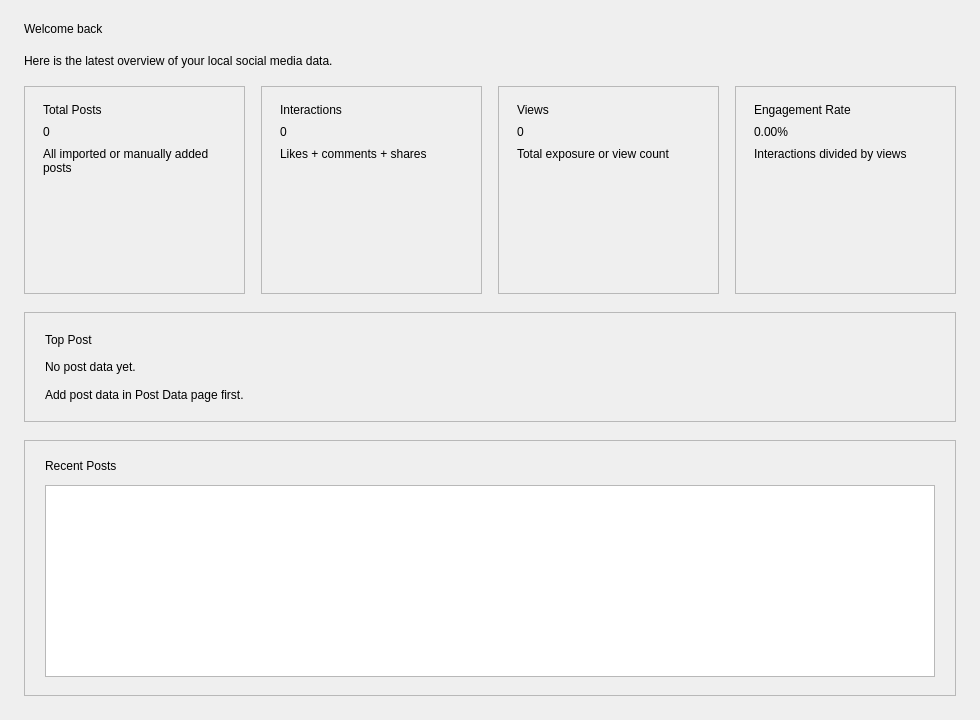
<?xml version="1.0" encoding="UTF-8"?>
<ui version="4.0">
 <class>DashboardPage</class>
 <widget class="QWidget" name="DashboardPage">
  <property name="geometry">
   <rect>
    <x>0</x>
    <y>0</y>
    <width>980</width>
    <height>720</height>
   </rect>
  </property>
  <property name="windowTitle">
   <string>Dashboard</string>
  </property>

  <layout class="QVBoxLayout" name="rootLayout">
   <property name="spacing">
    <number>18</number>
   </property>
   <property name="leftMargin">
    <number>24</number>
   </property>
   <property name="topMargin">
    <number>22</number>
   </property>
   <property name="rightMargin">
    <number>24</number>
   </property>
   <property name="bottomMargin">
    <number>24</number>
   </property>

   <item>
    <widget class="QLabel" name="welcomeLabel">
     <property name="text">
      <string>Welcome back</string>
     </property>
    </widget>
   </item>

   <item>
    <widget class="QLabel" name="subtitleLabel">
     <property name="text">
      <string>Here is the latest overview of your local social media data.</string>
     </property>
     <property name="wordWrap">
      <bool>true</bool>
     </property>
    </widget>
   </item>

   <item>
    <layout class="QGridLayout" name="summaryGrid">
     <property name="horizontalSpacing">
      <number>16</number>
     </property>
     <property name="verticalSpacing">
      <number>16</number>
     </property>

     <item row="0" column="0">
      <widget class="QFrame" name="totalPostsCard">
       <property name="minimumSize">
        <size>
         <width>0</width>
         <height>116</height>
        </size>
       </property>
       <property name="frameShape">
        <enum>QFrame::StyledPanel</enum>
       </property>
       <property name="frameShadow">
        <enum>QFrame::Raised</enum>
       </property>

       <layout class="QVBoxLayout" name="totalPostsCardLayout">
        <property name="leftMargin">
         <number>18</number>
        </property>
        <property name="topMargin">
         <number>16</number>
        </property>
        <property name="rightMargin">
         <number>18</number>
        </property>
        <property name="bottomMargin">
         <number>16</number>
        </property>
        <property name="spacing">
         <number>8</number>
        </property>

        <item>
         <widget class="QLabel" name="totalPostsTitleLabel">
          <property name="text">
           <string>Total Posts</string>
          </property>
         </widget>
        </item>

        <item>
         <widget class="QLabel" name="totalPostsValueLabel">
          <property name="text">
           <string>0</string>
          </property>
         </widget>
        </item>

        <item>
         <widget class="QLabel" name="totalPostsDescriptionLabel">
          <property name="text">
           <string>All imported or manually added posts</string>
          </property>
          <property name="wordWrap">
           <bool>true</bool>
          </property>
         </widget>
        </item>

        <item>
         <spacer name="totalPostsSpacer">
          <property name="orientation">
           <enum>Qt::Vertical</enum>
          </property>
          <property name="sizeHint" stdset="0">
           <size>
            <width>20</width>
            <height>10</height>
           </size>
          </property>
         </spacer>
        </item>
       </layout>
      </widget>
     </item>

     <item row="0" column="1">
      <widget class="QFrame" name="interactionsCard">
       <property name="minimumSize">
        <size>
         <width>0</width>
         <height>116</height>
        </size>
       </property>
       <property name="frameShape">
        <enum>QFrame::StyledPanel</enum>
       </property>
       <property name="frameShadow">
        <enum>QFrame::Raised</enum>
       </property>

       <layout class="QVBoxLayout" name="interactionsCardLayout">
        <property name="leftMargin">
         <number>18</number>
        </property>
        <property name="topMargin">
         <number>16</number>
        </property>
        <property name="rightMargin">
         <number>18</number>
        </property>
        <property name="bottomMargin">
         <number>16</number>
        </property>
        <property name="spacing">
         <number>8</number>
        </property>

        <item>
         <widget class="QLabel" name="interactionsTitleLabel">
          <property name="text">
           <string>Interactions</string>
          </property>
         </widget>
        </item>

        <item>
         <widget class="QLabel" name="interactionsValueLabel">
          <property name="text">
           <string>0</string>
          </property>
         </widget>
        </item>

        <item>
         <widget class="QLabel" name="interactionsDescriptionLabel">
          <property name="text">
           <string>Likes + comments + shares</string>
          </property>
          <property name="wordWrap">
           <bool>true</bool>
          </property>
         </widget>
        </item>

        <item>
         <spacer name="interactionsSpacer">
          <property name="orientation">
           <enum>Qt::Vertical</enum>
          </property>
          <property name="sizeHint" stdset="0">
           <size>
            <width>20</width>
            <height>10</height>
           </size>
          </property>
         </spacer>
        </item>
       </layout>
      </widget>
     </item>

     <item row="0" column="2">
      <widget class="QFrame" name="viewsCard">
       <property name="minimumSize">
        <size>
         <width>0</width>
         <height>116</height>
        </size>
       </property>
       <property name="frameShape">
        <enum>QFrame::StyledPanel</enum>
       </property>
       <property name="frameShadow">
        <enum>QFrame::Raised</enum>
       </property>

       <layout class="QVBoxLayout" name="viewsCardLayout">
        <property name="leftMargin">
         <number>18</number>
        </property>
        <property name="topMargin">
         <number>16</number>
        </property>
        <property name="rightMargin">
         <number>18</number>
        </property>
        <property name="bottomMargin">
         <number>16</number>
        </property>
        <property name="spacing">
         <number>8</number>
        </property>

        <item>
         <widget class="QLabel" name="viewsTitleLabel">
          <property name="text">
           <string>Views</string>
          </property>
         </widget>
        </item>

        <item>
         <widget class="QLabel" name="viewsValueLabel">
          <property name="text">
           <string>0</string>
          </property>
         </widget>
        </item>

        <item>
         <widget class="QLabel" name="viewsDescriptionLabel">
          <property name="text">
           <string>Total exposure or view count</string>
          </property>
          <property name="wordWrap">
           <bool>true</bool>
          </property>
         </widget>
        </item>

        <item>
         <spacer name="viewsSpacer">
          <property name="orientation">
           <enum>Qt::Vertical</enum>
          </property>
          <property name="sizeHint" stdset="0">
           <size>
            <width>20</width>
            <height>10</height>
           </size>
          </property>
         </spacer>
        </item>
       </layout>
      </widget>
     </item>

     <item row="0" column="3">
      <widget class="QFrame" name="engagementCard">
       <property name="minimumSize">
        <size>
         <width>0</width>
         <height>116</height>
        </size>
       </property>
       <property name="frameShape">
        <enum>QFrame::StyledPanel</enum>
       </property>
       <property name="frameShadow">
        <enum>QFrame::Raised</enum>
       </property>

       <layout class="QVBoxLayout" name="engagementCardLayout">
        <property name="leftMargin">
         <number>18</number>
        </property>
        <property name="topMargin">
         <number>16</number>
        </property>
        <property name="rightMargin">
         <number>18</number>
        </property>
        <property name="bottomMargin">
         <number>16</number>
        </property>
        <property name="spacing">
         <number>8</number>
        </property>

        <item>
         <widget class="QLabel" name="engagementTitleLabel">
          <property name="text">
           <string>Engagement Rate</string>
          </property>
         </widget>
        </item>

        <item>
         <widget class="QLabel" name="engagementValueLabel">
          <property name="text">
           <string>0.00%</string>
          </property>
         </widget>
        </item>

        <item>
         <widget class="QLabel" name="engagementDescriptionLabel">
          <property name="text">
           <string>Interactions divided by views</string>
          </property>
          <property name="wordWrap">
           <bool>true</bool>
          </property>
         </widget>
        </item>

        <item>
         <spacer name="engagementSpacer">
          <property name="orientation">
           <enum>Qt::Vertical</enum>
          </property>
          <property name="sizeHint" stdset="0">
           <size>
            <width>20</width>
            <height>10</height>
           </size>
          </property>
         </spacer>
        </item>
       </layout>
      </widget>
     </item>
    </layout>
   </item>

   <item>
    <widget class="QFrame" name="topPostCard">
     <property name="minimumSize">
      <size>
       <width>0</width>
       <height>110</height>
      </size>
     </property>
     <property name="frameShape">
      <enum>QFrame::StyledPanel</enum>
     </property>
     <property name="frameShadow">
      <enum>QFrame::Raised</enum>
     </property>

     <layout class="QVBoxLayout" name="topPostCardLayout">
      <property name="leftMargin">
       <number>20</number>
      </property>
      <property name="topMargin">
       <number>18</number>
      </property>
      <property name="rightMargin">
       <number>20</number>
      </property>
      <property name="bottomMargin">
       <number>18</number>
      </property>
      <property name="spacing">
       <number>10</number>
      </property>

      <item>
       <widget class="QLabel" name="topPostPanelTitleLabel">
        <property name="text">
         <string>Top Post</string>
        </property>
       </widget>
      </item>

      <item>
       <widget class="QLabel" name="topPostTitleLabel">
        <property name="text">
         <string>No post data yet.</string>
        </property>
        <property name="wordWrap">
         <bool>true</bool>
        </property>
       </widget>
      </item>

      <item>
       <widget class="QLabel" name="topPostDetailLabel">
        <property name="text">
         <string>Add post data in Post Data page first.</string>
        </property>
        <property name="wordWrap">
         <bool>true</bool>
        </property>
       </widget>
      </item>
     </layout>
    </widget>
   </item>

   <item>
    <widget class="QFrame" name="recentPostsCard">
     <property name="frameShape">
      <enum>QFrame::StyledPanel</enum>
     </property>
     <property name="frameShadow">
      <enum>QFrame::Raised</enum>
     </property>

     <layout class="QVBoxLayout" name="recentPostsCardLayout">
      <property name="leftMargin">
       <number>20</number>
      </property>
      <property name="topMargin">
       <number>18</number>
      </property>
      <property name="rightMargin">
       <number>20</number>
      </property>
      <property name="bottomMargin">
       <number>18</number>
      </property>
      <property name="spacing">
       <number>12</number>
      </property>

      <item>
       <widget class="QLabel" name="recentPostsPanelTitleLabel">
        <property name="text">
         <string>Recent Posts</string>
        </property>
       </widget>
      </item>

      <item>
       <widget class="QTableWidget" name="recentPostsTable">
        <property name="alternatingRowColors">
         <bool>true</bool>
        </property>
       </widget>
      </item>
     </layout>
    </widget>
   </item>
  </layout>
 </widget>
 <resources/>
 <connections/>
</ui>
